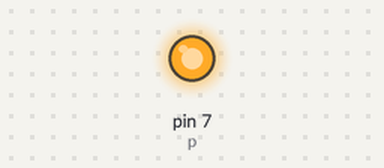
Simulated run of this program. Board: Raspberry Pi (header pin numbers). Shown: output pins drawn as LEDs (lit = HIGH).

Above: at 0.05 s.
At 19.7 s:
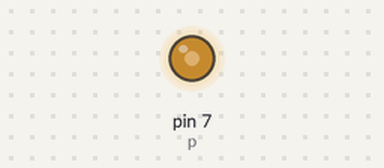
At 39.5 s:
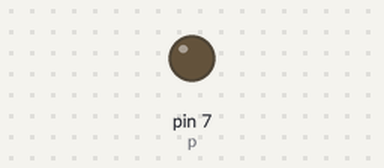
Timing chart, 0 to 51.4 s (numbered marks = the images above):
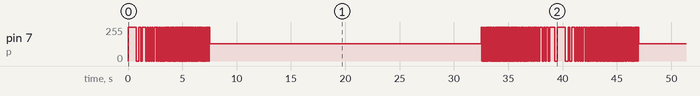

The program:

blinkLED_changeFrequence.py
```python
# connect pin 1 (+) with resistor
# than the resistor with long ledge of LED
# than short lege of LED with PIN 11 (-) GPIO 17


import time
import RPi.GPIO as GPIO

# Pin-Nummern wie auf dem Raspberry Board verwenden
GPIO.setmode(GPIO.BOARD)

# Pin 7  als Output
GPIO.setup(7, GPIO.OUT)

p = GPIO.PWM(7,1) # setze die Pulslaenge auf 1Hz (1x pro Sekunde)

p.start(0) # starte mit 0% der Zeit ist die LED aus
p.ChangeDutyCycle(50)
try:
  while 1:
    for frequence in range(1,41,1): # schalte aller 0.01 sec die LED um 1 Prozent laenger aus, wir beginnen bei 15 um nicht komplett off zu sein
      p.ChangeFrequency(frequence)
      time.sleep(0.5)
    for frequence in range(40, 1, -1): # schalte aller 0.01 sec die LED um 1 Prozent kuerzer aus, bis maximal 15 % um nicht komplett off zu sein
      p.ChangeFrequency(frequence)
      time.sleep(0.5)
except KeyboardInterrupt:
  pass
p.stop()

GPIO.cleanup()
```

Measured:
- by itself, pin 7 (p): moves between 0/255 and 255/255, repeating every 39.5 s
